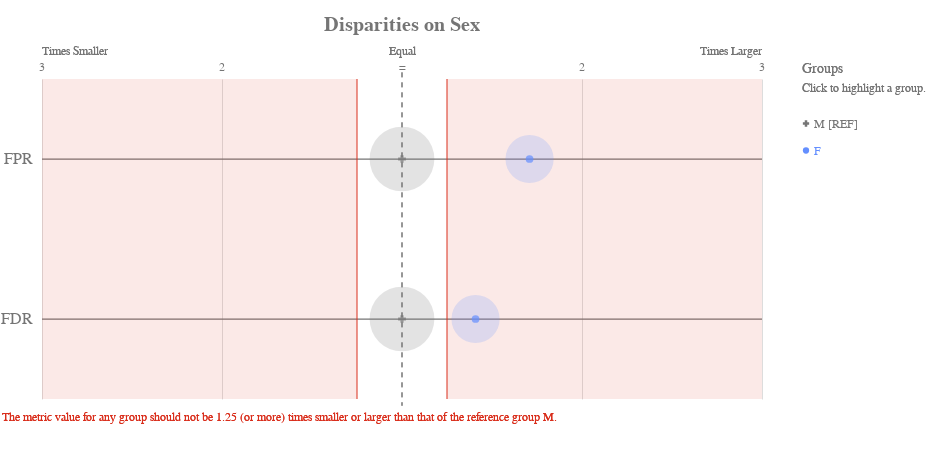

Notebook source saved alongside this figure:
### Markdown cell above
### Check for disparities in Sex

### Code cell
ap.disparity(bdf, metrics, 'sex', fairness_threshold = disparity_tolerance)

### Figure 1 — Vega-Lite specification as saved in the notebook (floating-point values rounded to 4 significant figures)
{"config": {"view": {"continuousWidth": 400, "continuousHeight": 300, "strokeWidth": 0}, "axisLeft": {"labelColor": "rgb(117,117,117)", "labelFont": "Arial", "labelFontSize": 16}, "title": {"align": "center", "baseline": "middle", "color": "rgb(117,117,117)", "font": "Arial", "fontSize": 20, "fontWeight": "bold"}}, "layer": [{"data": {"name": "data-99e6e85d8dec8831ad6997b70771f4a9"}, "mark": {"type": "rule", "stroke": "rgb(117,117,117)", "strokeWidth": 1.25, "tooltip": ""}, "encoding": {"x": {"type": "quantitative", "field": "x", "scale": {"domain": [-2, 2], "range": [40.0, 760.0]}}, "x2": {"field": "x2"}, "y": {"type": "nominal", "axis": {"domain": false, "labelAngle": 0, "labelPadding": -30, "orient": "left", "ticks": false, "title": ""}, "field": "metric", "scale": {"domain": ["FPR", "FDR"], "range": [40.0, 360.0]}}}}, {"data": {"name": "data-79dd248bdaa0ea02c535240e8ad022c8"}, "mark": {"type": "rule", "stroke": "rgb(117,117,117)", "strokeDash": [5, 5], "strokeWidth": 1}, "encoding": {"tooltip": {"value": "M [REF]"}, "x": {"value": 400.0}, "y": {"value": 33.33}, "y2": {"value": 366.7}}}, {"data": {"name": "data-c233327f4cd9b4c2df31bf8015c83e4a"}, "mark": {"type": "text", "align": "center", "color": "rgb(117,117,117)", "font": "Arial", "fontSize": 12, "fontWeight": "normal", "tooltip": ""}, "encoding": {"text": {"type": "nominal", "field": "label"}, "x": {"type": "quantitative", "field": "value", "scale": {"domain": [-2, 2], "range": [40.0, 760.0]}}, "y": {"value": 28.0}}}, {"layer": [{"mark": {"type": "text", "align": "left", "fill": "rgb(117,117,117)", "font": "Arial", "fontSize": 12, "fontWeight": "normal", "tooltip": ""}, "encoding": {"text": {"value": "Times Smaller"}, "x": {"value": 40.0}, "y": {"value": 12.0}}}, {"mark": {"type": "text", "align": "right", "fill": "rgb(117,117,117)", "font": "Arial", "fontSize": 12, "fontWeight": "normal", "tooltip": ""}, "encoding": {"text": {"value": "Times Larger"}, "x": {"value": 760.0}, "y": {"value": 12.0}}}, {"mark": {"type": "text", "align": "center", "fill": "rgb(117,117,117)", "font": "Arial", "fontSize": 12, "fontWeight": "normal", "tooltip": ""}, "encoding": {"text": {"value": "Equal"}, "x": {"value": 400.0}, "y": {"value": 12.0}}}], "data": {"name": "data-79dd248bdaa0ea02c535240e8ad022c8"}}, {"layer": [{"mark": {"type": "rule", "opacity": 0.8, "stroke": "rgb(217, 46, 28)", "strokeWidth": 1.25, "tooltip": ""}, "encoding": {"x": {"type": "quantitative", "field": "min", "scale": {"domain": [-2, 2], "range": [40.0, 760.0]}}, "y": {"value": 40.0}, "y2": {"value": 360.0}}}, {"mark": {"type": "rule", "opacity": 0.8, "stroke": "rgb(217, 46, 28)", "strokeWidth": 1.25, "tooltip": ""}, "encoding": {"x": {"type": "quantitative", "field": "max", "scale": {"domain": [-2, 2], "range": [40.0, 760.0]}}, "y": {"value": 40.0}, "y2": {"value": 360.0}}}, {"layer": [{"mark": {"type": "rect", "fill": "rgb(217, 46, 28)", "opacity": 0.1, "tooltip": ""}, "encoding": {"x": {"type": "quantitative", "field": "min", "scale": {"domain": [-2, 2], "range": [40.0, 760.0]}}, "x2": {"field": "lower_end"}, "y": {"value": 40.0}, "y2": {"value": 360.0}}}, {"mark": {"type": "rect", "fill": "rgb(217, 46, 28)", "opacity": 0.1, "tooltip": ""}, "encoding": {"x": {"type": "quantitative", "field": "max", "scale": {"domain": [-2, 2], "range": [40.0, 760.0]}}, "x2": {"field": "upper_end"}, "y": {"value": 40.0}, "y2": {"value": 360.0}}}]}, {"data": {"name": "data-79dd248bdaa0ea02c535240e8ad022c8"}, "mark": {"type": "text", "align": "left", "baseline": "top", "fill": "rgb(217, 46, 28)", "font": "Arial", "fontSize": 12, "fontWeight": "normal", "tooltip": ""}, "encoding": {"text": {"value": "The metric value for any group should not be 1.25 (or more) times smaller or larger than that of the reference group M."}, "x": {"value": 0}, "y": {"value": 373.3}}}], "data": {"name": "data-feb20f5d4dfe62687617135ffee93d46"}}, {"layer": [{"mark": "circle"}, {"data": {"name": "data-e30aa52347724c24a95934114a259596"}, "mark": {"type": "circle", "opacity": 0.2}, "encoding": {"color": {"condition": {"type": "nominal", "field": "attribute_value", "legend": null, "scale": {"domain": ["M", "F"], "range": ["rgb(117,117,117)", "rgb(100, 143, 255)", "rgb(254, 97, 0)", "rgb(220, 38, 127)", "rgb(255, 176, 0)", "rgb(120, 94, 240)"]}, "selection": "selector013"}, "value": "rgb(224,224,224)"}, "size": {"type": "quantitative", "field": "group_size", "legend": null, "scale": {"domain": [0, 620.4], "range": [0, 5027.0]}}, "tooltip": [{"type": "nominal", "field": "attribute_value", "title": "Group"}, {"type": "nominal", "field": "tooltip_group_size", "title": "Group Size"}, {"type": "nominal", "field": "tooltip_disparity_explanation_fpr", "title": "Disparity"}, {"type": "quantitative", "field": "fpr", "format": ".2f", "title": "FPR"}], "x": {"type": "quantitative", "axis": {"domain": false, "labels": false, "ticks": false, "title": null, "values": [1, 2, -2, -1]}, "field": "fpr_disparity_scaled", "scale": {"domain": [-2, 2], "range": [40.0, 760.0]}}, "y": {"type": "nominal", "axis": {"domain": false, "grid": false, "labels": false, "ticks": false, "title": " "}, "field": "metric_variable", "scale": {"domain": ["FPR", "FDR"], "range": [40.0, 360.0]}}}, "selection": {"selector015": {"type": "multi", "empty": "all", "fields": ["attribute_value"]}}, "transform": [{"calculate": "'FPR'", "as": "metric_variable"}]}, {"data": {"name": "data-e30aa52347724c24a95934114a259596"}, "mark": {"type": "circle", "opacity": 0.2}, "encoding": {"color": {"condition": {"type": "nominal", "field": "attribute_value", "legend": null, "scale": {"domain": ["M", "F"], "range": ["rgb(117,117,117)", "rgb(100, 143, 255)", "rgb(254, 97, 0)", "rgb(220, 38, 127)", "rgb(255, 176, 0)", "rgb(120, 94, 240)"]}, "selection": "selector013"}, "value": "rgb(224,224,224)"}, "size": {"type": "quantitative", "field": "group_size", "legend": null, "scale": {"domain": [0, 620.4], "range": [0, 5027.0]}}, "tooltip": [{"type": "nominal", "field": "attribute_value", "title": "Group"}, {"type": "nominal", "field": "tooltip_group_size", "title": "Group Size"}, {"type": "nominal", "field": "tooltip_disparity_explanation_fdr", "title": "Disparity"}, {"type": "quantitative", "field": "fdr", "format": ".2f", "title": "FDR"}], "x": {"type": "quantitative", "axis": {"domain": false, "labels": false, "ticks": false, "title": null, "values": [1, 2, -2, -1]}, "field": "fdr_disparity_scaled", "scale": {"domain": [-2, 2], "range": [40.0, 760.0]}}, "y": {"type": "nominal", "axis": {"domain": false, "grid": false, "labels": false, "ticks": false, "title": " "}, "field": "metric_variable", "scale": {"domain": ["FPR", "FDR"], "range": [40.0, 360.0]}}}, "selection": {"selector017": {"type": "multi", "empty": "all", "fields": ["attribute_value"]}}, "transform": [{"calculate": "'FDR'", "as": "metric_variable"}]}, {"layer": [{"mark": "point"}, {"data": {"name": "data-e30aa52347724c24a95934114a259596"}, "mark": {"type": "point", "filled": true, "size": 60}, "encoding": {"color": {"condition": {"type": "nominal", "field": "attribute_value", "legend": null, "scale": {"domain": ["M", "F"], "range": ["rgb(117,117,117)", "rgb(100, 143, 255)", "rgb(254, 97, 0)", "rgb(220, 38, 127)", "rgb(255, 176, 0)", "rgb(120, 94, 240)"]}, "selection": "selector013"}, "value": "rgb(224,224,224)"}, "shape": {"type": "nominal", "field": "attribute_value", "legend": null, "scale": {"domain": ["M", "F"], "range": ["cross", "circle"]}}, "tooltip": [{"type": "nominal", "field": "attribute_value", "title": "Group"}, {"type": "nominal", "field": "tooltip_group_size", "title": "Group Size"}, {"type": "nominal", "field": "tooltip_disparity_explanation_fpr", "title": "Disparity"}, {"type": "quantitative", "field": "fpr", "format": ".2f", "title": "FPR"}], "x": {"type": "quantitative", "axis": {"domain": false, "labels": false, "ticks": false, "title": null, "values": [1, 2, -2, -1]}, "field": "fpr_disparity_scaled", "scale": {"domain": [-2, 2], "range": [40.0, 760.0]}}, "y": {"type": "nominal", "axis": {"domain": false, "grid": false, "labels": false, "ticks": false, "title": " "}, "field": "metric_variable", "scale": {"domain": ["FPR", "FDR"], "range": [40.0, 360.0]}}}, "selection": {"selector014": {"type": "multi", "empty": "all", "fields": ["attribute_value"]}}, "transform": [{"calculate": "'FPR'", "as": "metric_variable"}]}, {"data": {"name": "data-e30aa52347724c24a95934114a259596"}, "mark": {"type": "point", "filled": true, "size": 60}, "encoding": {"color": {"condition": {"type": "nominal", "field": "attribute_value", "legend": null, "scale": {"domain": ["M", "F"], "range": ["rgb(117,117,117)", "rgb(100, 143, 255)", "rgb(254, 97, 0)", "rgb(220, 38, 127)", "rgb(255, 176, 0)", "rgb(120, 94, 240)"]}, "selection": "selector013"}, "value": "rgb(224,224,224)"}, "shape": {"type": "nominal", "field": "attribute_value", "legend": null, "scale": {"domain": ["M", "F"], "range": ["cross", "circle"]}}, "tooltip": [{"type": "nominal", "field": "attribute_value", "title": "Group"}, {"type": "nominal", "field": "tooltip_group_size", "title": "Group Size"}, {"type": "nominal", "field": "tooltip_disparity_explanation_fdr", "title": "Disparity"}, {"type": "quantitative", "field": "fdr", "format": ".2f", "title": "FDR"}], "x": {"type": "quantitative", "axis": {"domain": false, "labels": false, "ticks": false, "title": null, "values": [1, 2, -2, -1]}, "field": "fdr_disparity_scaled", "scale": {"domain": [-2, 2], "range": [40.0, 760.0]}}, "y": {"type": "nominal", "axis": {"domain": false, "grid": false, "labels": false, "ticks": false, "title": " "}, "field": "metric_variable", "scale": {"domain": ["FPR", "FDR"], "range": [40.0, 360.0]}}}, "selection": {"selector016": {"type": "multi", "empty": "all", "fields": ["attribute_value"]}}, "transform": [{"calculate": "'FDR'", "as": "metric_variable"}]}]}]}, {"layer": [{"mark": {"type": "point", "filled": true, "opacity": 1, "size": 39.48}, "encoding": {"color": {"condition": {"type": "nominal", "field": "attribute_value", "legend": null, "scale": {"domain": ["M", "F"], "range": ["rgb(117,117,117)", "rgb(100, 143, 255)", "rgb(254, 97, 0)", "rgb(220, 38, 127)", "rgb(255, 176, 0)", "rgb(120, 94, 240)"]}, "selection": "selector013"}, "value": "rgb(224,224,224)"}, "shape": {"type": "nominal", "field": "attribute_value", "legend": null, "scale": {"domain": ["M", "F"], "range": ["cross", "circle"]}}, "x": {"value": 804}, "y": {"type": "nominal", "axis": {"domain": false, "grid": false, "labels": false, "ticks": false, "title": " "}, "field": "attribute_value", "scale": {"domain": ["M", "F"], "range": [71, 125]}}}, "selection": {"selector013": {"type": "multi", "empty": "all", "fields": ["attribute_value"]}}}, {"mark": {"type": "text", "align": "left", "baseline": "middle", "font": "Arial", "fontSize": 12, "fontWeight": "normal"}, "encoding": {"color": {"condition": {"type": "nominal", "field": "attribute_value", "legend": null, "scale": {"domain": ["M", "F"], "range": ["rgb(117,117,117)", "rgb(100, 143, 255)", "rgb(254, 97, 0)", "rgb(220, 38, 127)", "rgb(255, 176, 0)", "rgb(120, 94, 240)"]}, "selection": "selector013"}, "value": "rgb(224,224,224)"}, "text": {"type": "nominal", "field": "label"}, "x": {"value": 812}, "y": {"type": "nominal", "axis": {"domain": false, "grid": false, "labels": false, "ticks": false, "title": " "}, "field": "attribute_value", "scale": {"domain": ["M", "F"], "range": [71, 125]}}}, "selection": {"selector018": {"type": "multi", "empty": "all", "fields": ["attribute_value"]}}}, {"data": {"name": "data-79dd248bdaa0ea02c535240e8ad022c8"}, "mark": {"type": "text", "align": "left", "baseline": "middle", "color": "rgb(117,117,117)", "font": "Arial", "fontSize": 12, "fontWeight": "normal"}, "encoding": {"text": {"value": "Click to highlight a group."}, "x": {"value": 800}, "y": {"value": 49}}}, {"data": {"name": "data-79dd248bdaa0ea02c535240e8ad022c8"}, "mark": {"type": "text", "align": "left", "baseline": "middle", "color": "rgb(117,117,117)", "font": "Arial", "fontSize": 14, "fontWeight": "normal"}, "encoding": {"text": {"value": "Groups"}, "x": {"value": 800}, "y": {"value": 30}}}], "data": {"name": "data-386fa49e1347d30df9a29e6471bc3578"}}], "height": 400, "padding": {"top": 15, "bottom": 10}, "resolve": {"scale": {"size": "independent", "y": "independent"}}, "title": "Disparities on Sex", "width": 800, "$schema": "https://vega.github.io/schema/vega-lite/v4.8.1.json", "datasets": {"data-99e6e85d8dec8831ad6997b70771f4a9": [{"metric": "FPR", "x": -2, "x2": 2}, {"metric": "FDR", "x": -2, "x2": 2}], "data-79dd248bdaa0ea02c535240e8ad022c8": [{"a": 1, "b": 0}, {"a": 1, "b": 0}], "data-c233327f4cd9b4c2df31bf8015c83e4a": [{"value": 1, "label": 2}, {"value": 2, "label": 3}, {"value": -2, "label": 3}, {"value": -1, "label": 2}, {"value": 0, "label": "="}], "data-feb20f5d4dfe62687617135ffee93d46": [{"min": -0.25, "max": 0.25, "lower_end": -2, "upper_end": 2}], "data-e30aa52347724c24a95934114a259596": [{"attribute_name": "sex", "attribute_value": "F", "group_size": 286, "total_entities": 866, "fpr": 0.03922, "fdr": 0.04651, "fpr_disparity": 1.709, "fdr_disparity": 1.409, "fpr_disparity_scaled": 0.7087, "fdr_disparity_scaled": 0.4086, "tooltip_group_size": "286 (33.03%)", "tooltip_disparity_explanation_fpr": "1.71 times larger FPR than the reference group", "tooltip_disparity_explanation_fdr": "1.41 times larger FDR than the reference group"}, {"attribute_name": "sex", "attribute_value": "M", "group_size": 517, "total_entities": 866, "fpr": 0.02295, "fdr": 0.03302, "fpr_disparity": 1.0, "fdr_disparity": 1.0, "fpr_disparity_scaled": 0.0, "fdr_disparity_scaled": 0.0, "tooltip_group_size": "517 (59.70%)", "tooltip_disparity_explanation_fpr": "Reference group", "tooltip_disparity_explanation_fdr": "Reference group"}], "data-386fa49e1347d30df9a29e6471bc3578": [{"attribute_value": "M", "label": "M [REF]"}, {"attribute_value": "F", "label": "F"}]}}
